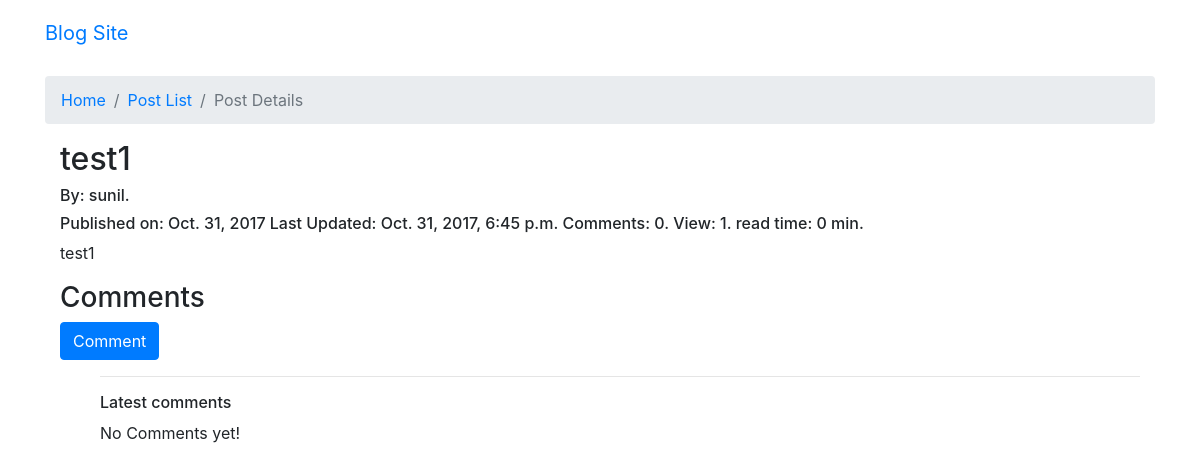
Before: /posts/list/12/details/ (signed in) with the older database file.
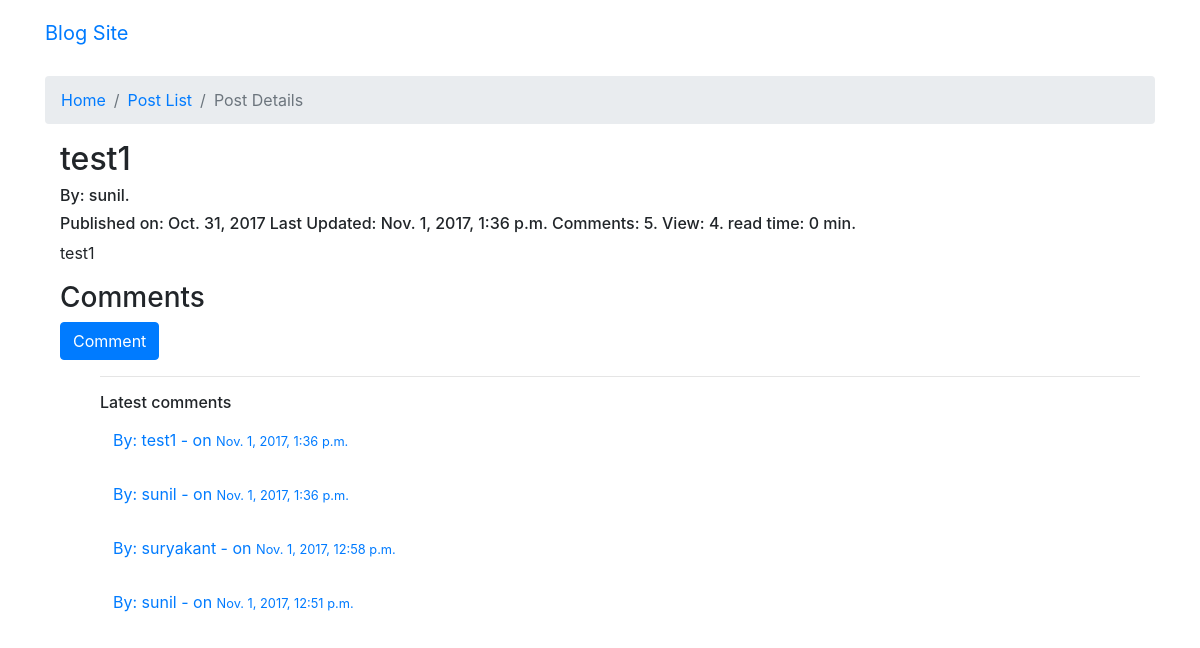
After: the same page with the newer database file.
### posts/models.py (models this page shows, shortened)
class Post(models.Model):
	user = models.ForeignKey(settings.AUTH_USER_MODEL, default=1)
	title = models.CharField(max_length=120)
	slug = models.SlugField(unique=True)
	image = models.ImageField(upload_to='documents/',
		null = True,
		blank=True,
		width_field="width_field",
		height_field="height_field"
		)
	height_field = models.IntegerField(default=0)
	width_field = models.IntegerField(default=0)
	content = models.TextField()
	draft = models.BooleanField(default = False)
	publish = models.DateField(auto_now=False, auto_now_add=False)
	read_time = models.IntegerField(default = 0)
	views = models.PositiveIntegerField(default=0)
	updated = models.DateTimeField(auto_now=True, auto_now_add=False)
	timestamp = models.DateTimeField(auto_now=False, auto_now_add=True)
	class Meta:
		verbose_name_plural = "01 Posts"
		ordering = ['-timestamp',]

class Comment(models.Model):
	user = models.ForeignKey(settings.AUTH_USER_MODEL, default=1)
	post = models.ForeignKey(Post, on_delete=models.CASCADE, related_name='comments')
	content = models.TextField()
	parent = models.ForeignKey("self", on_delete=models.CASCADE, null=True, blank=True)
	updated = models.DateTimeField(auto_now=True, auto_now_add=False)
	timestamp = models.DateTimeField(auto_now_add=True)
	class Meta:
		verbose_name_plural = '02 Comments'
		ordering = ['-timestamp']

### posts/views.py (the view)
# urls.py: url(r'^list/(?P<pk>\d+)/details/$', views.PostDetailView.as_view(), name='details'),
class PostDetailView(DetailView):
	model = Post
	template_name = 'posts/post_detail.html'
	context_object_name = 'post'
	def get_context_data(self, **kwargs):
		context = super(PostDetailView, self).get_context_data(**kwargs)
		context['test_title'] = 'hello there'
		return context

### posts/templates/posts/post_detail.html (shortened to what this page needs)
{% extends 'base.html' %}
{% block breadcrumb %}
	<li class="breadcrumb-item"><a href="{% url 'home' %}">Home</a></li>
  	<li class="breadcrumb-item"><a href="{% url 'posts:list' %}">Post List</a></li>
  	<li class="breadcrumb-item active">Post Details</li>
{% endblock %}
{% block content %}
<div class="container">
	<h2>{{ post.title }}</h2>
	<h6>By: {{ post.user }}.</h6>
	<h6>Published on: {{ post.publish }} Last Updated: {{ post.updated }} Comments: {{ post.comments.count }}. View: {{ post.views }}. read time: {{ post.read_time }} min.</h6>
	<p>{{ post.content }}</p>
	<h3>Comments</h3>
	{% if user.is_authenticated %}
		<form action="." method="POST"> {% csrf_token %}
			<button type="submit" class="btn btn-primary">Comment</button>
		</form>
			<ul>
			<hr>
				<h6>Latest comments</h6>
				{% for comment in post.comments.all %}
					{% if not comment.parent %}
					<p>
					  <a class="btn btn-default" data-toggle="collapse" href="#collapseExample" aria-expanded="false" aria-controls="collapseExample">
					    By: {{ comment.user }} - on <small>{{ comment.timestamp }} </small>
					  </a>
					</p>
					{% endif %}
				{% empty %}
					<span>No Comments yet!</span>
				{% endfor %}
			</ul>
		{% else %}
			<strong><a href="{% url 'accounts:login' %}">Login</a> or <a href="{% url 'accounts:signup' %}">Register</a> to comment.</strong>
	{% endif %}
</div>
{% endblock %}

Changed rows visible on the page:
changed Post "test1": updated "Oct. 31, 2017, 6:45 p.m." → "Nov. 1, 2017, 1:36 p.m."; comments.count "0" → "5"; views "1" → "4"
added Comment: user "test1", timestamp "Nov. 1, 2017, 1:36 p.m."
added Comment: user "sunil", timestamp "Nov. 1, 2017, 1:36 p.m."
added Comment: user "suryakant", timestamp "Nov. 1, 2017, 12:58 p.m."
added Comment: user "sunil", timestamp "Nov. 1, 2017, 12:51 p.m."
Other visible differences:
text no longer shown: "No Comments yet!"
